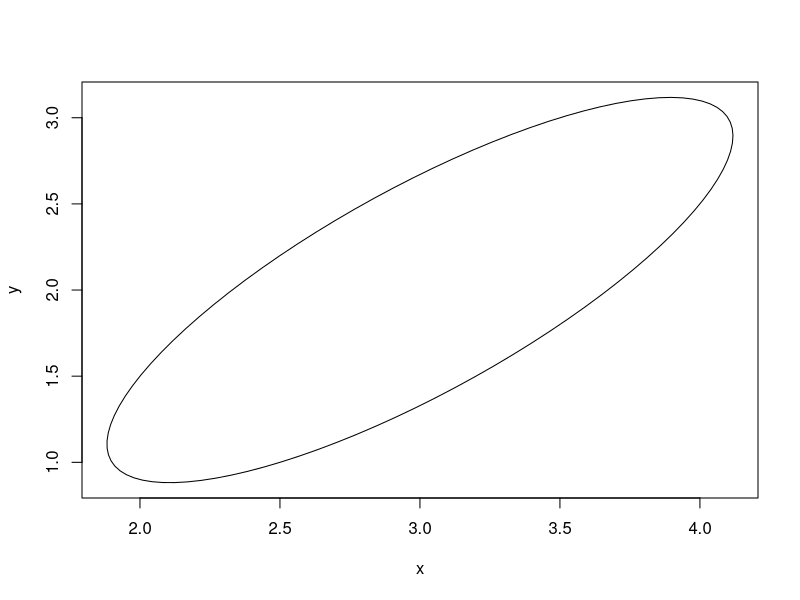
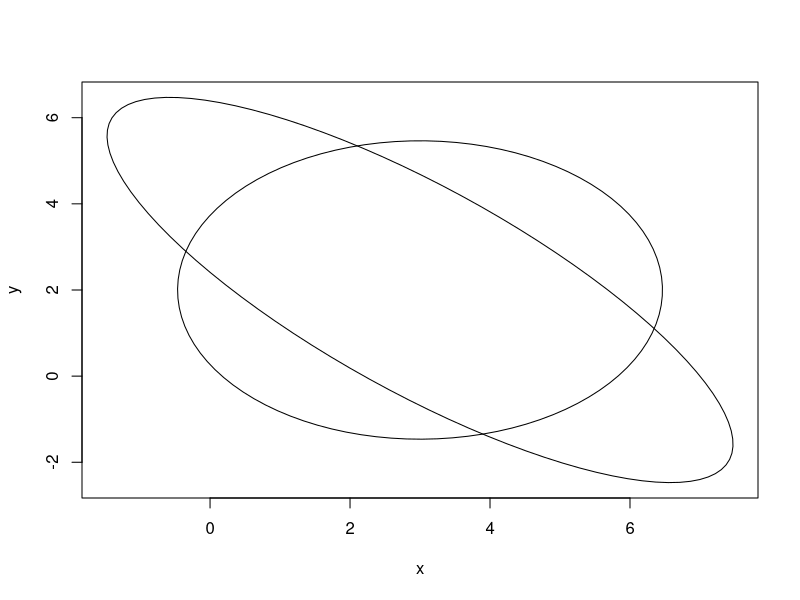

Here is the R script that generated these plots, in order:
#STAT445 Assignment 1
#Guangji Zou (Ray)
#Student ID:301216239

#1 c)
a=eigen(matrix(c(25,-2,4,-2,4,1,4,1,9),3,3))
a
# d)
a=matrix(c(25,-2,4,-2,4,1,4,1,9),3,3)
e=eigen(a)
evector=e$vectors
transpose=t(evector)
evalue=e$values
ediagonal=diag(sqrt(evalue))
squareroot=evector*ediagonal*transpose
squareroot

#2
morph=read.csv('morph.data.csv',header=TRUE)[, -1]
morph = as.matrix(morph)
dim(morph) 
head(morph)
n = dim(morph)[1]
# Mean of each variable
Xbar = apply(morph, 2, mean)

# Calculate the sample covariance matrix
S1 = 1/(n-1)*(morph[1,] - Xbar)%*%t(morph[1,] - Xbar)
for(i in 2:n)
{
  S1 = S1 + 1/(n-1)*as.matrix(morph[i,] - Xbar)%*%t(morph[i,] - Xbar)
}

Vtilde1 = diag(diag(S1))
R1 = diag(1/sqrt(diag(Vtilde1)))%*%S1%*%diag(1/sqrt(diag(Vtilde1)))
S2 = cov(morph)
R2 = cor(morph)
Vtilde2 = diag(diag(S2))

#Find eigenvalues and eigenvectors of the sample covariance matrix and those of the sample correlation matrix
samplecovariance=eigen(S2)
S2
samplecorrelation=eigen(R2)
R2

# The covariance and correlation matrices lead to the not same eigenvalues and eigenvectors
# because row and sigma are different lead to they are not same

#Find the square-root matrix
e=eigen(S2)
evector=e$vectors
transpose=t(evector)
evalue=e$values
ediagonal=diag(sqrt(evalue))
squareroot=evector*ediagonal*transpose
squareroot
eigen(cov(morph))$values
round(eigen(cov(morph))$values,4)

#4
library(ellipse)
mu    = c(3, 2)
sigma = matrix(c(5,4,4,5),2,2)

# try different value for t and see what is the corresponding value for c2
eps = ellipse(x = sigma, centre = mu, t = 0.5,
              xlim = c(-10, 10), ylim = c(-10, 10))
c_fun = function(x){t(x - mu)%*%solve(sigma)%*%(x - mu)}
(c2    = apply(eps, 1, c_fun))
plot(eps, type = "l")

# high correlation
sigma = matrix(c(5,-4,-4,5),2,2)
t = 2
eps = ellipse(x = sigma, centre = mu, t = 2, 
              xlim = c(-10, 10), ylim = c(-10, 10))
plot(eps, type = "l")

# small correlation
sigma = matrix(c(3,0,0,3),2,2)
t = 2
eps = ellipse(x = sigma, centre = mu, t = 2, 
              xlim = c(-10, 10), ylim = c(-10, 10))
lines(eps)

#5
#a)
morph=read.csv('morph.data.csv',header=TRUE)[, -1]
mean=rowMeans(morph)
mean
samplemean=mean(mean)
samplemean
sample_variance=var(mean)
sample_variance
#b)
measure=morph[,1]
measure
difference=measure-mean
difference
difference_mean=mean(difference)
difference_mean
difference_variance=var(difference)
difference_variance
